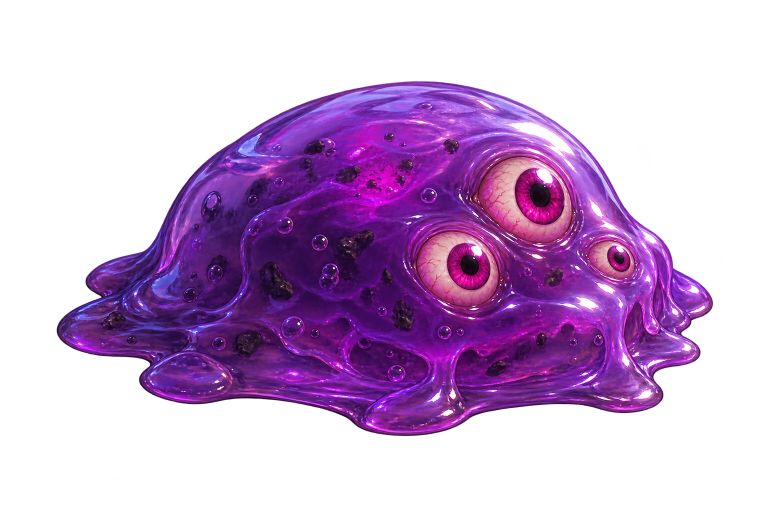
#> input picture art/objects/enemies/slime/slime_a.png, 1536 x 1024 px (shown at 1/2 size)
$ python slime_skins.py
#> lines starting #> are read from the running program, lines starting #| are printed output that depends on the picture
"""Build the slime skin atlas for the game: slime_a.png, slime_b.png → slime_skins.png.

Each skin is cropped to its alpha box, scaled to the same body width (BODY_W px) and placed in its
own frame so that all skins share one pivot (the ground point). Frames are padded so mipmaps do not
bleed into the neighbour. Prints the values for game/objects/slime/slime_rig.tres.
Run: python slime_skins.py  (needs Pillow and numpy).
"""
import os

import numpy as np
from PIL import Image

HERE = os.path.dirname(os.path.abspath(__file__))
BODY_W = 1000
PAD = 32
# Ground point inside the cropped sprite, as a share of its box (eyeballed on the art).
PIVOT_K = (0.5, 0.88)
# Eyes in raw PNG px: x, y, rx, ry — measured on a zoomed grid. Order: left, middle, right
# (blink order in the rig: 0 → 2 → 1).
SKINS = [
    ("slime_a.png", [(915, 535, 85, 75), (1051, 395, 94, 85), (1221, 515, 51, 45)]),
    ("slime_b.png", [(970, 490, 70, 45), (1115, 396, 85, 69), (1215, 509, 45, 39)]),
]

prepared = []
for name, eyes in SKINS:
    im = Image.open(os.path.join(HERE, name)).convert("RGBA")
#> im is the input picture: PIL image 1536x1024 RGBA; mean R, G, B, A 65, 24.8, 79.3, 99.6
    a = np.array(im)[..., 3]
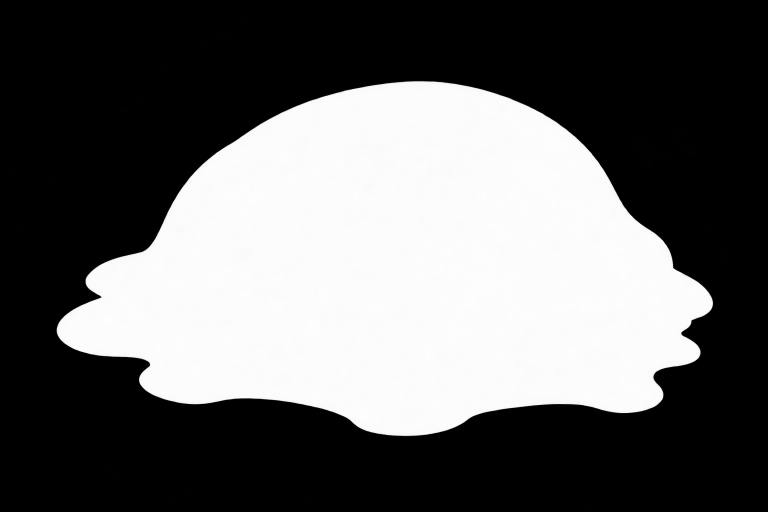
#> a: shape (1024, 1536) (shown at 1/2 size); min 0, max 254, mean 99.6
    box = Image.fromarray(((a > 8) * 255).astype(np.uint8)).getbbox()
#> box = (113, 161, 1427, 873)
    crop = im.crop(box)
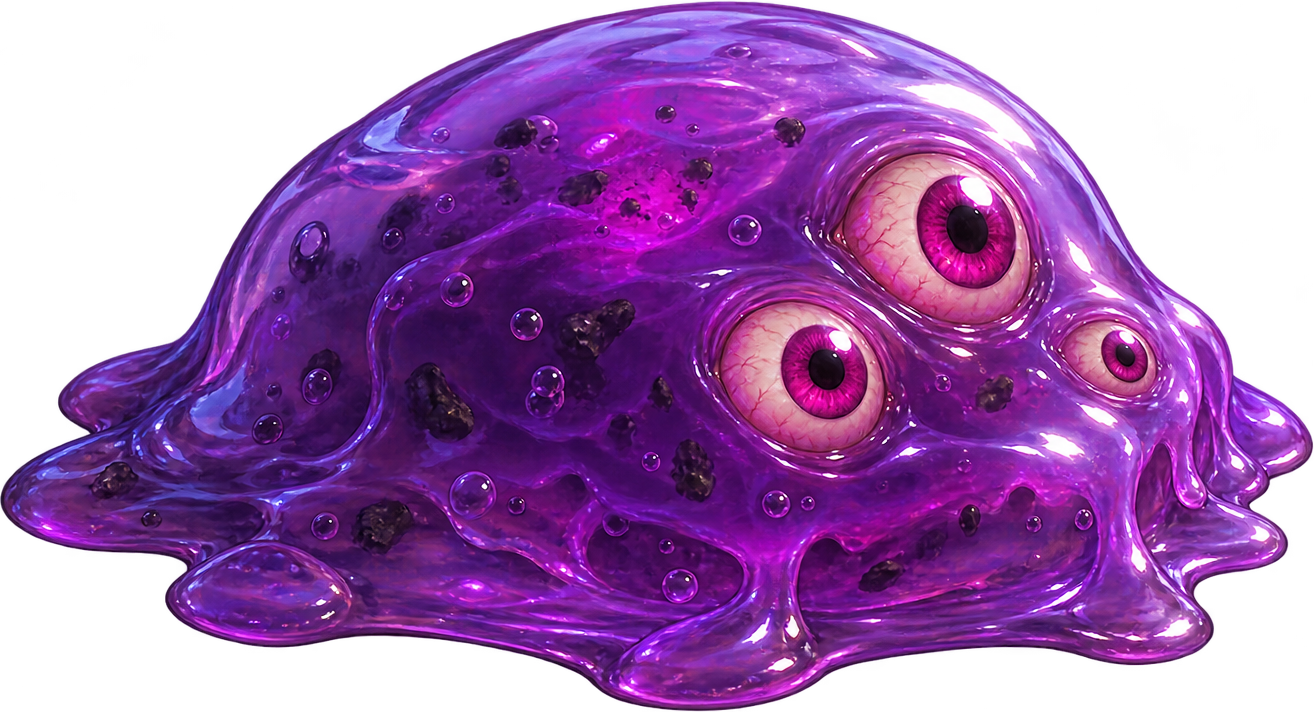
#> crop: PIL image 1314x712 RGBA; mean R, G, B, A 96.9, 36.7, 117.9, 167.4; transparent parts drawn white
    s = BODY_W / crop.width
#> s = 0.761
    crop = crop.resize((BODY_W, round(crop.height * s)), Image.LANCZOS)
#> crop: PIL image 1000x542 RGBA
    piv = (crop.width * PIVOT_K[0], crop.height * PIVOT_K[1])
#> piv = (500, 477)
    eyes_s = [((x - box[0]) * s, (y - box[1]) * s, rx * s, ry * s) for x, y, rx, ry in eyes]
#> eyes_s = [(610.4, 284.6, 64.69, 57.08), (713.9, 178.1, 71.54, 64.69), (843.2, 269.4, 38.81, 34.25)]
    prepared.append((name, crop, piv, eyes_s))
#> pass 2 of the loop `for name, eyes in SKINS:`:
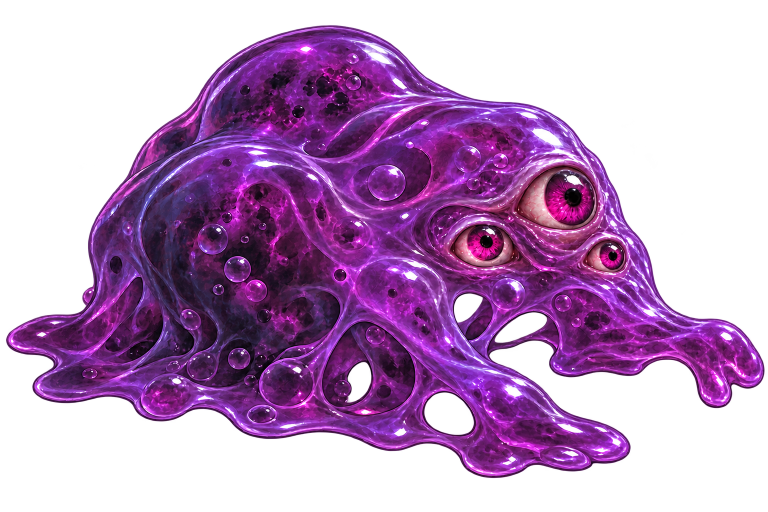
#> input picture art/objects/enemies/slime/slime_b.png, 1536 x 1024 px (shown at 1/2 size)
#> im is the input picture: PIL image 1536x1024 RGBA; mean R, G, B, A 84.7, 33.3, 94.1, 124.4
#> `a = np.array(im)[..., 3]`:
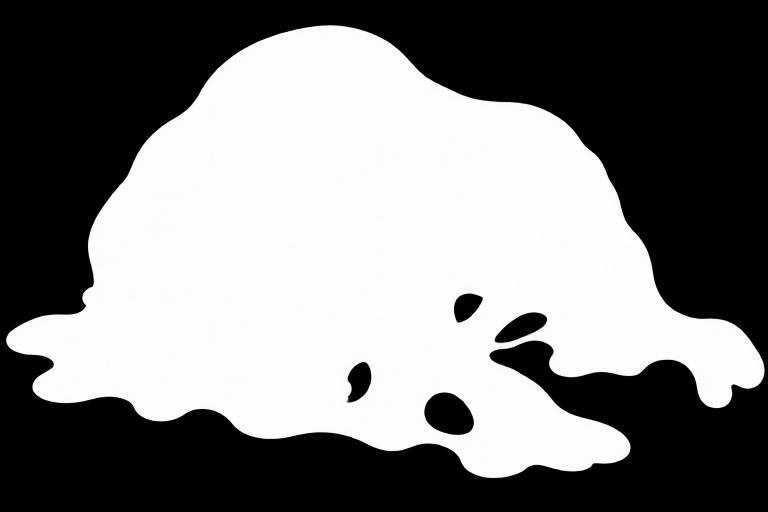
#> a: shape (1024, 1536) (shown at 1/2 size); min 0, max 254, mean 124.4
#> box = (12, 50, 1530, 957)
#> `crop = crop.resize((BODY_W, round(crop.height * s)), Image.LANCZOS)`:
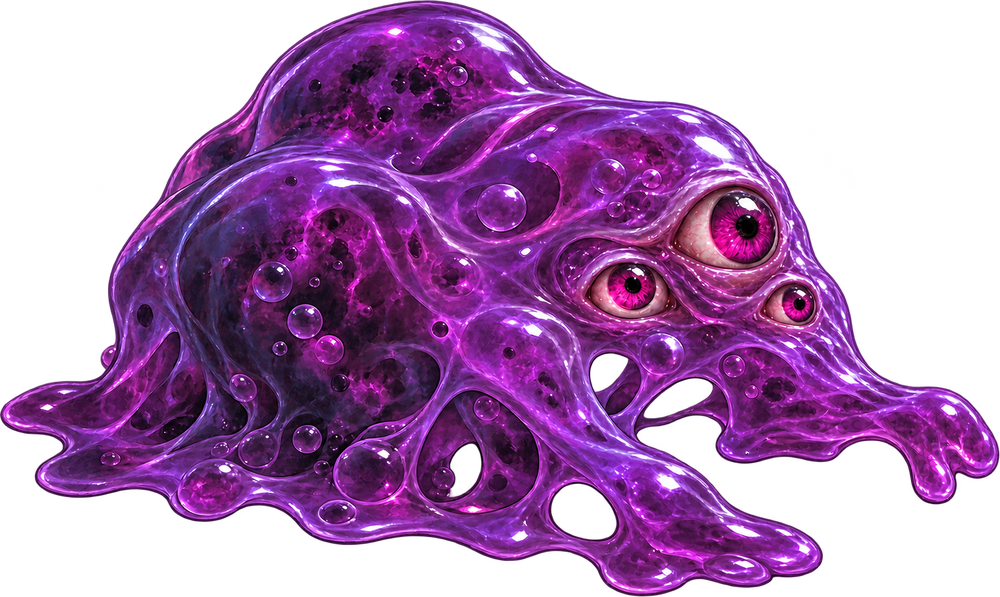
#> crop: PIL image 1000x597 RGBA; mean R, G, B, A 67.8, 25.7, 74.4, 142.1; transparent parts drawn white
#> `eyes_s = [((x - box[0]) * s, (y - box[1]) * s, rx * s, ry * s) for x, ..`: eyes_s = [(631.1, 289.9, 46.11, 29.64), (726.6, 227.9, 55.99, 45.45), (792.5, 302.4, 29.64, 25.69)]

above = max(p[2][1] for p in prepared)
#> above = 525.4
below = max(p[1].height - p[2][1] for p in prepared)
#> below = 71.64
frame_w = BODY_W + 2 * PAD
frame_h = int(round(above + below)) + 2 * PAD
#> frame_h = 661
pivot = (PAD + BODY_W / 2, PAD + above)
#> pivot = (532, 557.4)
atlas = Image.new("RGBA", (frame_w * len(prepared), frame_h), (0, 0, 0, 0))
#> atlas: PIL image 2128x661 RGBA; every value is 0
print("frame", frame_w, frame_h, "pivot", pivot, "atlas", atlas.size)
#| frame 1064 661 pivot (532.0, 557.36) atlas (2128, 661)
for k, (name, crop, piv, eyes_s) in enumerate(prepared):
    ox = k * frame_w + pivot[0] - piv[0]
    oy = pivot[1] - piv[1]
    atlas.alpha_composite(crop, (int(round(ox)), int(round(oy))))
    # Eyes relative to the frame origin (the shader adds the frame offset).
    for x, y, rx, ry in eyes_s:
        print(f"  {name} eye Vector4({x + ox - k * frame_w:.0f}, {y + oy:.0f}, {rx:.0f}, {ry:.0f})")
#> this loop made 2 passes
#> (name, piv, ox, oy) on passes 1 to 2: ('slime_a.png', (500, 477), 32, 80.4), ('slime_b.png', (500, 525.4), 1096, 32)
#|   slime_a.png eye Vector4(642, 365, 65, 57)
#|   slime_a.png eye Vector4(746, 258, 72, 65)
#|   slime_a.png eye Vector4(875, 350, 39, 34)
#|   slime_b.png eye Vector4(663, 322, 46, 30)
#|   slime_b.png eye Vector4(759, 260, 56, 45)
#|   slime_b.png eye Vector4(824, 334, 30, 26)
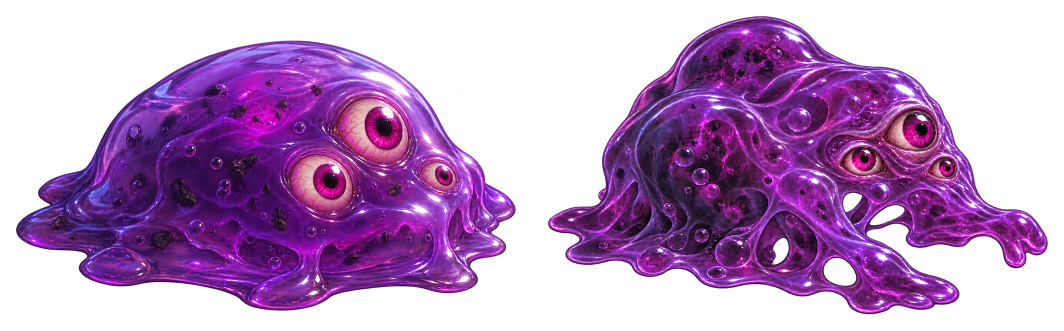
#> atlas: PIL image 2128x661 RGBA (shown at 1/2 size); mean R, G, B, A 59.6, 22.1, 68.5, 124.8; transparent parts drawn white
atlas.save(os.path.join(HERE, "slime_skins.png"))
